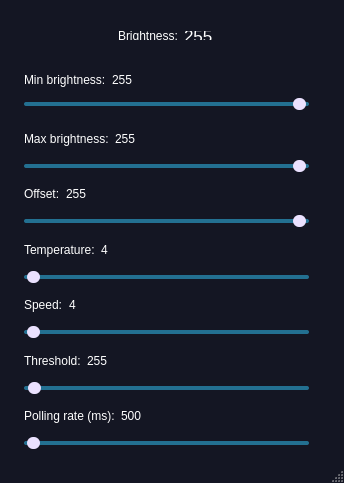
<?xml version="1.0" encoding="UTF-8"?>
<ui version="4.0">
 <class>MainWindow</class>
 <widget class="QMainWindow" name="MainWindow">
  <property name="geometry">
   <rect>
    <x>0</x>
    <y>0</y>
    <width>344</width>
    <height>483</height>
   </rect>
  </property>
  <property name="sizePolicy">
   <sizepolicy hsizetype="Fixed" vsizetype="Fixed">
    <horstretch>0</horstretch>
    <verstretch>0</verstretch>
   </sizepolicy>
  </property>
  <property name="minimumSize">
   <size>
    <width>335</width>
    <height>70</height>
   </size>
  </property>
  <property name="maximumSize">
   <size>
    <width>535</width>
    <height>483</height>
   </size>
  </property>
  <property name="palette">
   <palette>
    <active>
     <colorrole role="WindowText">
      <brush brushstyle="SolidPattern">
       <color alpha="255">
        <red>255</red>
        <green>255</green>
        <blue>255</blue>
       </color>
      </brush>
     </colorrole>
     <colorrole role="Button">
      <brush brushstyle="SolidPattern">
       <color alpha="255">
        <red>20</red>
        <green>22</green>
        <blue>35</blue>
       </color>
      </brush>
     </colorrole>
     <colorrole role="Light">
      <brush brushstyle="SolidPattern">
       <color alpha="255">
        <red>22</red>
        <green>51</green>
        <blue>64</blue>
       </color>
      </brush>
     </colorrole>
     <colorrole role="Midlight">
      <brush brushstyle="SolidPattern">
       <color alpha="255">
        <red>18</red>
        <green>42</green>
        <blue>53</blue>
       </color>
      </brush>
     </colorrole>
     <colorrole role="Dark">
      <brush brushstyle="SolidPattern">
       <color alpha="255">
        <red>7</red>
        <green>17</green>
        <blue>21</blue>
       </color>
      </brush>
     </colorrole>
     <colorrole role="Mid">
      <brush brushstyle="SolidPattern">
       <color alpha="255">
        <red>10</red>
        <green>22</green>
        <blue>28</blue>
       </color>
      </brush>
     </colorrole>
     <colorrole role="Text">
      <brush brushstyle="SolidPattern">
       <color alpha="255">
        <red>255</red>
        <green>255</green>
        <blue>255</blue>
       </color>
      </brush>
     </colorrole>
     <colorrole role="BrightText">
      <brush brushstyle="SolidPattern">
       <color alpha="255">
        <red>255</red>
        <green>255</green>
        <blue>255</blue>
       </color>
      </brush>
     </colorrole>
     <colorrole role="ButtonText">
      <brush brushstyle="SolidPattern">
       <color alpha="255">
        <red>255</red>
        <green>255</green>
        <blue>255</blue>
       </color>
      </brush>
     </colorrole>
     <colorrole role="Base">
      <brush brushstyle="SolidPattern">
       <color alpha="255">
        <red>20</red>
        <green>22</green>
        <blue>35</blue>
       </color>
      </brush>
     </colorrole>
     <colorrole role="Window">
      <brush brushstyle="SolidPattern">
       <color alpha="255">
        <red>20</red>
        <green>22</green>
        <blue>35</blue>
       </color>
      </brush>
     </colorrole>
     <colorrole role="Shadow">
      <brush brushstyle="SolidPattern">
       <color alpha="255">
        <red>0</red>
        <green>0</green>
        <blue>0</blue>
       </color>
      </brush>
     </colorrole>
     <colorrole role="AlternateBase">
      <brush brushstyle="SolidPattern">
       <color alpha="255">
        <red>7</red>
        <green>17</green>
        <blue>21</blue>
       </color>
      </brush>
     </colorrole>
     <colorrole role="ToolTipBase">
      <brush brushstyle="SolidPattern">
       <color alpha="255">
        <red>255</red>
        <green>255</green>
        <blue>220</blue>
       </color>
      </brush>
     </colorrole>
     <colorrole role="ToolTipText">
      <brush brushstyle="SolidPattern">
       <color alpha="255">
        <red>0</red>
        <green>0</green>
        <blue>0</blue>
       </color>
      </brush>
     </colorrole>
     <colorrole role="PlaceholderText">
      <brush brushstyle="SolidPattern">
       <color alpha="128">
        <red>255</red>
        <green>255</green>
        <blue>255</blue>
       </color>
      </brush>
     </colorrole>
    </active>
    <inactive>
     <colorrole role="WindowText">
      <brush brushstyle="SolidPattern">
       <color alpha="255">
        <red>255</red>
        <green>255</green>
        <blue>255</blue>
       </color>
      </brush>
     </colorrole>
     <colorrole role="Button">
      <brush brushstyle="SolidPattern">
       <color alpha="255">
        <red>20</red>
        <green>22</green>
        <blue>35</blue>
       </color>
      </brush>
     </colorrole>
     <colorrole role="Light">
      <brush brushstyle="SolidPattern">
       <color alpha="255">
        <red>22</red>
        <green>51</green>
        <blue>64</blue>
       </color>
      </brush>
     </colorrole>
     <colorrole role="Midlight">
      <brush brushstyle="SolidPattern">
       <color alpha="255">
        <red>18</red>
        <green>42</green>
        <blue>53</blue>
       </color>
      </brush>
     </colorrole>
     <colorrole role="Dark">
      <brush brushstyle="SolidPattern">
       <color alpha="255">
        <red>7</red>
        <green>17</green>
        <blue>21</blue>
       </color>
      </brush>
     </colorrole>
     <colorrole role="Mid">
      <brush brushstyle="SolidPattern">
       <color alpha="255">
        <red>10</red>
        <green>22</green>
        <blue>28</blue>
       </color>
      </brush>
     </colorrole>
     <colorrole role="Text">
      <brush brushstyle="SolidPattern">
       <color alpha="255">
        <red>255</red>
        <green>255</green>
        <blue>255</blue>
       </color>
      </brush>
     </colorrole>
     <colorrole role="BrightText">
      <brush brushstyle="SolidPattern">
       <color alpha="255">
        <red>255</red>
        <green>255</green>
        <blue>255</blue>
       </color>
      </brush>
     </colorrole>
     <colorrole role="ButtonText">
      <brush brushstyle="SolidPattern">
       <color alpha="255">
        <red>255</red>
        <green>255</green>
        <blue>255</blue>
       </color>
      </brush>
     </colorrole>
     <colorrole role="Base">
      <brush brushstyle="SolidPattern">
       <color alpha="255">
        <red>20</red>
        <green>22</green>
        <blue>35</blue>
       </color>
      </brush>
     </colorrole>
     <colorrole role="Window">
      <brush brushstyle="SolidPattern">
       <color alpha="255">
        <red>20</red>
        <green>22</green>
        <blue>35</blue>
       </color>
      </brush>
     </colorrole>
     <colorrole role="Shadow">
      <brush brushstyle="SolidPattern">
       <color alpha="255">
        <red>0</red>
        <green>0</green>
        <blue>0</blue>
       </color>
      </brush>
     </colorrole>
     <colorrole role="AlternateBase">
      <brush brushstyle="SolidPattern">
       <color alpha="255">
        <red>7</red>
        <green>17</green>
        <blue>21</blue>
       </color>
      </brush>
     </colorrole>
     <colorrole role="ToolTipBase">
      <brush brushstyle="SolidPattern">
       <color alpha="255">
        <red>255</red>
        <green>255</green>
        <blue>220</blue>
       </color>
      </brush>
     </colorrole>
     <colorrole role="ToolTipText">
      <brush brushstyle="SolidPattern">
       <color alpha="255">
        <red>0</red>
        <green>0</green>
        <blue>0</blue>
       </color>
      </brush>
     </colorrole>
     <colorrole role="PlaceholderText">
      <brush brushstyle="SolidPattern">
       <color alpha="128">
        <red>255</red>
        <green>255</green>
        <blue>255</blue>
       </color>
      </brush>
     </colorrole>
    </inactive>
    <disabled>
     <colorrole role="WindowText">
      <brush brushstyle="SolidPattern">
       <color alpha="255">
        <red>7</red>
        <green>17</green>
        <blue>21</blue>
       </color>
      </brush>
     </colorrole>
     <colorrole role="Button">
      <brush brushstyle="SolidPattern">
       <color alpha="255">
        <red>20</red>
        <green>22</green>
        <blue>35</blue>
       </color>
      </brush>
     </colorrole>
     <colorrole role="Light">
      <brush brushstyle="SolidPattern">
       <color alpha="255">
        <red>22</red>
        <green>51</green>
        <blue>64</blue>
       </color>
      </brush>
     </colorrole>
     <colorrole role="Midlight">
      <brush brushstyle="SolidPattern">
       <color alpha="255">
        <red>18</red>
        <green>42</green>
        <blue>53</blue>
       </color>
      </brush>
     </colorrole>
     <colorrole role="Dark">
      <brush brushstyle="SolidPattern">
       <color alpha="255">
        <red>7</red>
        <green>17</green>
        <blue>21</blue>
       </color>
      </brush>
     </colorrole>
     <colorrole role="Mid">
      <brush brushstyle="SolidPattern">
       <color alpha="255">
        <red>10</red>
        <green>22</green>
        <blue>28</blue>
       </color>
      </brush>
     </colorrole>
     <colorrole role="Text">
      <brush brushstyle="SolidPattern">
       <color alpha="255">
        <red>7</red>
        <green>17</green>
        <blue>21</blue>
       </color>
      </brush>
     </colorrole>
     <colorrole role="BrightText">
      <brush brushstyle="SolidPattern">
       <color alpha="255">
        <red>255</red>
        <green>255</green>
        <blue>255</blue>
       </color>
      </brush>
     </colorrole>
     <colorrole role="ButtonText">
      <brush brushstyle="SolidPattern">
       <color alpha="255">
        <red>7</red>
        <green>17</green>
        <blue>21</blue>
       </color>
      </brush>
     </colorrole>
     <colorrole role="Base">
      <brush brushstyle="SolidPattern">
       <color alpha="255">
        <red>20</red>
        <green>22</green>
        <blue>35</blue>
       </color>
      </brush>
     </colorrole>
     <colorrole role="Window">
      <brush brushstyle="SolidPattern">
       <color alpha="255">
        <red>20</red>
        <green>22</green>
        <blue>35</blue>
       </color>
      </brush>
     </colorrole>
     <colorrole role="Shadow">
      <brush brushstyle="SolidPattern">
       <color alpha="255">
        <red>0</red>
        <green>0</green>
        <blue>0</blue>
       </color>
      </brush>
     </colorrole>
     <colorrole role="AlternateBase">
      <brush brushstyle="SolidPattern">
       <color alpha="255">
        <red>15</red>
        <green>34</green>
        <blue>43</blue>
       </color>
      </brush>
     </colorrole>
     <colorrole role="ToolTipBase">
      <brush brushstyle="SolidPattern">
       <color alpha="255">
        <red>255</red>
        <green>255</green>
        <blue>220</blue>
       </color>
      </brush>
     </colorrole>
     <colorrole role="ToolTipText">
      <brush brushstyle="SolidPattern">
       <color alpha="255">
        <red>0</red>
        <green>0</green>
        <blue>0</blue>
       </color>
      </brush>
     </colorrole>
     <colorrole role="PlaceholderText">
      <brush brushstyle="SolidPattern">
       <color alpha="128">
        <red>255</red>
        <green>255</green>
        <blue>255</blue>
       </color>
      </brush>
     </colorrole>
    </disabled>
   </palette>
  </property>
  <property name="font">
   <font>
    <family>Segoe UI</family>
    <weight>50</weight>
    <bold>false</bold>
    <kerning>true</kerning>
   </font>
  </property>
  <property name="mouseTracking">
   <bool>false</bool>
  </property>
  <property name="windowTitle">
   <string>Gammy</string>
  </property>
  <property name="windowIcon">
   <iconset resource="../res.qrc">
    <normaloff>:/res/icons/16x16ball.ico</normaloff>:/res/icons/16x16ball.ico</iconset>
  </property>
  <property name="windowOpacity">
   <double>50.000000000000000</double>
  </property>
  <property name="styleSheet">
   <string notr="true">QWidget
{
	/*background-color:rgb(17, 35, 40);*/
	/*background-color:rgb(20, 22, 35);*/
}
QSlider::groove:horizontal 
{
	background-color: rgb(35, 112, 145);
   	height:4px;
	margin-bottom: 0px;
	border-radius:2px;
}
QSlider::handle:horizontal
{
	background-color: rgb(235, 225, 255);
/*	background-color: QLinearGradient(x1: 0.5, y2: 2.1, stop: 0 white,  stop: 1 rgb(30, 48, 73));*/
/*background-color: rgb(35, 112, 145);*/
    width:  7px;
 	margin: -7px 0px;
    border-radius: 9px;
	border: 6px solid transparent
}
QLabel {
font-family:&quot;Segoe UI&quot;;
font-size: 12px;
color:white;
}
QLabel#statusLabel {
font-size: 17px;
}



</string>
  </property>
  <property name="documentMode">
   <bool>false</bool>
  </property>
  <widget class="QWidget" name="centralWidget">
   <property name="sizePolicy">
    <sizepolicy hsizetype="Fixed" vsizetype="Fixed">
     <horstretch>0</horstretch>
     <verstretch>0</verstretch>
    </sizepolicy>
   </property>
   <property name="mouseTracking">
    <bool>true</bool>
   </property>
   <widget class="QWidget" name="layoutWidget">
    <property name="geometry">
     <rect>
      <x>0</x>
      <y>20</y>
      <width>331</width>
      <height>31</height>
     </rect>
    </property>
    <layout class="QHBoxLayout" name="horizontalLayout">
     <item>
      <spacer name="horizontalSpacer">
       <property name="orientation">
        <enum>Qt::Horizontal</enum>
       </property>
       <property name="sizeHint" stdset="0">
        <size>
         <width>40</width>
         <height>20</height>
        </size>
       </property>
      </spacer>
     </item>
     <item>
      <widget class="QLabel" name="label_8">
       <property name="enabled">
        <bool>true</bool>
       </property>
       <property name="font">
        <font>
         <family>Segoe UI</family>
         <pointsize>-1</pointsize>
        </font>
       </property>
       <property name="mouseTracking">
        <bool>false</bool>
       </property>
       <property name="text">
        <string>Brightness:</string>
       </property>
      </widget>
     </item>
     <item>
      <widget class="QLabel" name="statusLabel">
       <property name="enabled">
        <bool>true</bool>
       </property>
       <property name="font">
        <font>
         <family>Segoe UI</family>
         <pointsize>-1</pointsize>
         <weight>50</weight>
         <bold>false</bold>
        </font>
       </property>
       <property name="text">
        <string>255</string>
       </property>
      </widget>
     </item>
     <item>
      <spacer name="horizontalSpacer_2">
       <property name="orientation">
        <enum>Qt::Horizontal</enum>
       </property>
       <property name="sizeHint" stdset="0">
        <size>
         <width>40</width>
         <height>20</height>
        </size>
       </property>
      </spacer>
     </item>
    </layout>
   </widget>
   <widget class="QWidget" name="layoutWidget">
    <property name="geometry">
     <rect>
      <x>250</x>
      <y>0</y>
      <width>81</width>
      <height>32</height>
     </rect>
    </property>
    <layout class="QHBoxLayout" name="btnLayout">
     <item alignment="Qt::AlignRight|Qt::AlignTop">
      <widget class="QPushButton" name="hideButton">
       <property name="sizePolicy">
        <sizepolicy hsizetype="Minimum" vsizetype="Minimum">
         <horstretch>0</horstretch>
         <verstretch>0</verstretch>
        </sizepolicy>
       </property>
       <property name="text">
        <string/>
       </property>
       <property name="icon">
        <iconset resource="../res.qrc">
         <normaloff>:/res/icons/Minus-24.png</normaloff>:/res/icons/Minus-24.png</iconset>
       </property>
       <property name="iconSize">
        <size>
         <width>24</width>
         <height>24</height>
        </size>
       </property>
       <property name="flat">
        <bool>true</bool>
       </property>
      </widget>
     </item>
     <item>
      <widget class="QPushButton" name="closeButton">
       <property name="sizeIncrement">
        <size>
         <width>0</width>
         <height>0</height>
        </size>
       </property>
       <property name="text">
        <string/>
       </property>
       <property name="icon">
        <iconset resource="../res.qrc">
         <normaloff>:/res/icons/Close-24.png</normaloff>:/res/icons/Close-24.png</iconset>
       </property>
       <property name="iconSize">
        <size>
         <width>24</width>
         <height>24</height>
        </size>
       </property>
       <property name="flat">
        <bool>true</bool>
       </property>
      </widget>
     </item>
    </layout>
   </widget>
   <widget class="QWidget" name="layoutWidget">
    <property name="geometry">
     <rect>
      <x>-4</x>
      <y>58</y>
      <width>341</width>
      <height>404</height>
     </rect>
    </property>
    <layout class="QVBoxLayout" name="verticalLayout_9">
     <property name="leftMargin">
      <number>28</number>
     </property>
     <property name="rightMargin">
      <number>28</number>
     </property>
     <item>
      <layout class="QVBoxLayout" name="verticalLayout_2">
       <item>
        <layout class="QHBoxLayout" name="horizontalLayout_9">
         <item>
          <widget class="QLabel" name="label">
           <property name="font">
            <font>
             <family>Segoe UI</family>
             <pointsize>-1</pointsize>
            </font>
           </property>
           <property name="text">
            <string>Min brightness:</string>
           </property>
          </widget>
         </item>
         <item>
          <widget class="QLabel" name="minBrLabel">
           <property name="font">
            <font>
             <family>Segoe UI</family>
             <pointsize>-1</pointsize>
            </font>
           </property>
           <property name="text">
            <string>255</string>
           </property>
          </widget>
         </item>
         <item>
          <spacer name="horizontalSpacer_3">
           <property name="orientation">
            <enum>Qt::Horizontal</enum>
           </property>
           <property name="sizeHint" stdset="0">
            <size>
             <width>40</width>
             <height>20</height>
            </size>
           </property>
          </spacer>
         </item>
        </layout>
       </item>
       <item alignment="Qt::AlignTop">
        <widget class="QSlider" name="minBrSlider">
         <property name="cursor">
          <cursorShape>ArrowCursor</cursorShape>
         </property>
         <property name="mouseTracking">
          <bool>false</bool>
         </property>
         <property name="styleSheet">
          <string notr="true"/>
         </property>
         <property name="minimum">
          <number>64</number>
         </property>
         <property name="maximum">
          <number>255</number>
         </property>
         <property name="value">
          <number>255</number>
         </property>
         <property name="orientation">
          <enum>Qt::Horizontal</enum>
         </property>
         <property name="invertedAppearance">
          <bool>false</bool>
         </property>
         <property name="invertedControls">
          <bool>false</bool>
         </property>
        </widget>
       </item>
      </layout>
     </item>
     <item>
      <layout class="QVBoxLayout" name="verticalLayout_3">
       <item>
        <layout class="QHBoxLayout" name="horizontalLayout_8">
         <item>
          <widget class="QLabel" name="label_2">
           <property name="font">
            <font>
             <family>Segoe UI</family>
             <pointsize>-1</pointsize>
            </font>
           </property>
           <property name="text">
            <string>Max brightness:</string>
           </property>
          </widget>
         </item>
         <item>
          <widget class="QLabel" name="maxBrLabel">
           <property name="font">
            <font>
             <family>Segoe UI</family>
             <pointsize>-1</pointsize>
            </font>
           </property>
           <property name="text">
            <string>255</string>
           </property>
          </widget>
         </item>
         <item>
          <spacer name="horizontalSpacer_4">
           <property name="orientation">
            <enum>Qt::Horizontal</enum>
           </property>
           <property name="sizeHint" stdset="0">
            <size>
             <width>40</width>
             <height>20</height>
            </size>
           </property>
          </spacer>
         </item>
        </layout>
       </item>
       <item>
        <widget class="QSlider" name="maxBrSlider">
         <property name="minimum">
          <number>64</number>
         </property>
         <property name="maximum">
          <number>255</number>
         </property>
         <property name="value">
          <number>255</number>
         </property>
         <property name="orientation">
          <enum>Qt::Horizontal</enum>
         </property>
        </widget>
       </item>
      </layout>
     </item>
     <item>
      <layout class="QVBoxLayout" name="verticalLayout_4">
       <item>
        <layout class="QHBoxLayout" name="horizontalLayout_7">
         <item>
          <widget class="QLabel" name="label_3">
           <property name="font">
            <font>
             <family>Segoe UI</family>
             <pointsize>-1</pointsize>
            </font>
           </property>
           <property name="text">
            <string>Offset:</string>
           </property>
          </widget>
         </item>
         <item>
          <widget class="QLabel" name="offsetLabel">
           <property name="font">
            <font>
             <family>Segoe UI</family>
             <pointsize>-1</pointsize>
            </font>
           </property>
           <property name="text">
            <string>255</string>
           </property>
          </widget>
         </item>
         <item>
          <spacer name="horizontalSpacer_5">
           <property name="orientation">
            <enum>Qt::Horizontal</enum>
           </property>
           <property name="sizeHint" stdset="0">
            <size>
             <width>40</width>
             <height>20</height>
            </size>
           </property>
          </spacer>
         </item>
        </layout>
       </item>
       <item>
        <widget class="QSlider" name="offsetSlider">
         <property name="maximum">
          <number>255</number>
         </property>
         <property name="value">
          <number>255</number>
         </property>
         <property name="orientation">
          <enum>Qt::Horizontal</enum>
         </property>
        </widget>
       </item>
      </layout>
     </item>
     <item>
      <layout class="QVBoxLayout" name="verticalLayout_5">
       <item>
        <layout class="QHBoxLayout" name="horizontalLayout_6">
         <item>
          <layout class="QHBoxLayout" name="horizontalLayout_5">
           <item>
            <widget class="QLabel" name="label_5">
             <property name="font">
              <font>
               <family>Segoe UI</family>
               <pointsize>-1</pointsize>
              </font>
             </property>
             <property name="text">
              <string>Temperature:</string>
             </property>
            </widget>
           </item>
           <item>
            <widget class="QLabel" name="tempLabel">
             <property name="font">
              <font>
               <family>Segoe UI</family>
               <pointsize>-1</pointsize>
              </font>
             </property>
             <property name="text">
              <string>4</string>
             </property>
            </widget>
           </item>
          </layout>
         </item>
         <item>
          <spacer name="horizontalSpacer_6">
           <property name="orientation">
            <enum>Qt::Horizontal</enum>
           </property>
           <property name="sizeHint" stdset="0">
            <size>
             <width>40</width>
             <height>20</height>
            </size>
           </property>
          </spacer>
         </item>
        </layout>
       </item>
       <item>
        <widget class="QSlider" name="tempSlider">
         <property name="minimum">
          <number>1</number>
         </property>
         <property name="maximum">
          <number>100</number>
         </property>
         <property name="orientation">
          <enum>Qt::Horizontal</enum>
         </property>
        </widget>
       </item>
      </layout>
     </item>
     <item>
      <layout class="QVBoxLayout" name="verticalLayout_6">
       <item>
        <layout class="QVBoxLayout" name="verticalLayout">
         <item>
          <layout class="QHBoxLayout" name="horizontalLayout_10">
           <item>
            <widget class="QLabel" name="label_4">
             <property name="font">
              <font>
               <family>Segoe UI</family>
               <pointsize>-1</pointsize>
              </font>
             </property>
             <property name="text">
              <string>Speed:</string>
             </property>
            </widget>
           </item>
           <item>
            <widget class="QLabel" name="speedLabel">
             <property name="font">
              <font>
               <family>Segoe UI</family>
               <pointsize>-1</pointsize>
              </font>
             </property>
             <property name="text">
              <string>4</string>
             </property>
            </widget>
           </item>
           <item>
            <spacer name="horizontalSpacer_7">
             <property name="orientation">
              <enum>Qt::Horizontal</enum>
             </property>
             <property name="sizeHint" stdset="0">
              <size>
               <width>40</width>
               <height>20</height>
              </size>
             </property>
            </spacer>
           </item>
          </layout>
         </item>
        </layout>
       </item>
       <item>
        <widget class="QSlider" name="speedSlider">
         <property name="minimum">
          <number>1</number>
         </property>
         <property name="maximum">
          <number>4</number>
         </property>
         <property name="orientation">
          <enum>Qt::Horizontal</enum>
         </property>
        </widget>
       </item>
      </layout>
     </item>
     <item>
      <layout class="QVBoxLayout" name="verticalLayout_7">
       <item>
        <layout class="QHBoxLayout" name="horizontalLayout_4">
         <item>
          <widget class="QLabel" name="label_6">
           <property name="font">
            <font>
             <family>Segoe UI</family>
             <pointsize>-1</pointsize>
            </font>
           </property>
           <property name="text">
            <string>Threshold:</string>
           </property>
          </widget>
         </item>
         <item>
          <widget class="QLabel" name="thresholdLabel">
           <property name="font">
            <font>
             <family>Segoe UI</family>
             <pointsize>-1</pointsize>
            </font>
           </property>
           <property name="text">
            <string>255</string>
           </property>
          </widget>
         </item>
         <item>
          <spacer name="horizontalSpacer_8">
           <property name="orientation">
            <enum>Qt::Horizontal</enum>
           </property>
           <property name="sizeHint" stdset="0">
            <size>
             <width>40</width>
             <height>20</height>
            </size>
           </property>
          </spacer>
         </item>
        </layout>
       </item>
       <item>
        <widget class="QSlider" name="thresholdSlider">
         <property name="maximum">
          <number>255</number>
         </property>
         <property name="value">
          <number>1</number>
         </property>
         <property name="orientation">
          <enum>Qt::Horizontal</enum>
         </property>
        </widget>
       </item>
      </layout>
     </item>
     <item>
      <layout class="QVBoxLayout" name="verticalLayout_8">
       <item>
        <layout class="QHBoxLayout" name="horizontalLayout_3">
         <item>
          <widget class="QLabel" name="label_7">
           <property name="font">
            <font>
             <family>Segoe UI</family>
             <pointsize>-1</pointsize>
            </font>
           </property>
           <property name="text">
            <string>Polling rate (ms):</string>
           </property>
          </widget>
         </item>
         <item>
          <widget class="QLabel" name="pollingLabel">
           <property name="font">
            <font>
             <family>Segoe UI</family>
             <pointsize>-1</pointsize>
            </font>
           </property>
           <property name="text">
            <string>500</string>
           </property>
          </widget>
         </item>
         <item>
          <spacer name="horizontalSpacer_9">
           <property name="orientation">
            <enum>Qt::Horizontal</enum>
           </property>
           <property name="sizeHint" stdset="0">
            <size>
             <width>40</width>
             <height>20</height>
            </size>
           </property>
          </spacer>
         </item>
        </layout>
       </item>
       <item>
        <widget class="QSlider" name="pollingSlider">
         <property name="toolTipDuration">
          <number>-2</number>
         </property>
         <property name="minimum">
          <number>10</number>
         </property>
         <property name="maximum">
          <number>500</number>
         </property>
         <property name="singleStep">
          <number>1</number>
         </property>
         <property name="value">
          <number>10</number>
         </property>
         <property name="orientation">
          <enum>Qt::Horizontal</enum>
         </property>
         <property name="tickInterval">
          <number>10</number>
         </property>
        </widget>
       </item>
      </layout>
     </item>
    </layout>
   </widget>
  </widget>
  <widget class="QStatusBar" name="statusBar"/>
 </widget>
 <layoutdefault spacing="6" margin="11"/>
 <resources>
  <include location="../res.qrc"/>
 </resources>
 <connections>
  <connection>
   <sender>minBrSlider</sender>
   <signal>valueChanged(int)</signal>
   <receiver>minBrLabel</receiver>
   <slot>setNum(int)</slot>
   <hints>
    <hint type="sourcelabel">
     <x>307</x>
     <y>94</y>
    </hint>
    <hint type="destinationlabel">
     <x>131</x>
     <y>66</y>
    </hint>
   </hints>
  </connection>
  <connection>
   <sender>tempSlider</sender>
   <signal>valueChanged(int)</signal>
   <receiver>tempLabel</receiver>
   <slot>setNum(int)</slot>
   <hints>
    <hint type="sourcelabel">
     <x>307</x>
     <y>284</y>
    </hint>
    <hint type="destinationlabel">
     <x>109</x>
     <y>256</y>
    </hint>
   </hints>
  </connection>
  <connection>
   <sender>speedSlider</sender>
   <signal>valueChanged(int)</signal>
   <receiver>speedLabel</receiver>
   <slot>setNum(int)</slot>
   <hints>
    <hint type="sourcelabel">
     <x>307</x>
     <y>342</y>
    </hint>
    <hint type="destinationlabel">
     <x>72</x>
     <y>315</y>
    </hint>
   </hints>
  </connection>
  <connection>
   <sender>pollingSlider</sender>
   <signal>valueChanged(int)</signal>
   <receiver>pollingLabel</receiver>
   <slot>setNum(int)</slot>
   <hints>
    <hint type="sourcelabel">
     <x>307</x>
     <y>459</y>
    </hint>
    <hint type="destinationlabel">
     <x>139</x>
     <y>431</y>
    </hint>
   </hints>
  </connection>
  <connection>
   <sender>thresholdSlider</sender>
   <signal>valueChanged(int)</signal>
   <receiver>thresholdLabel</receiver>
   <slot>setNum(int)</slot>
   <hints>
    <hint type="sourcelabel">
     <x>307</x>
     <y>401</y>
    </hint>
    <hint type="destinationlabel">
     <x>105</x>
     <y>373</y>
    </hint>
   </hints>
  </connection>
  <connection>
   <sender>tempSlider</sender>
   <signal>valueChanged(int)</signal>
   <receiver>tempLabel</receiver>
   <slot>setNum(int)</slot>
   <hints>
    <hint type="sourcelabel">
     <x>307</x>
     <y>284</y>
    </hint>
    <hint type="destinationlabel">
     <x>109</x>
     <y>256</y>
    </hint>
   </hints>
  </connection>
  <connection>
   <sender>maxBrSlider</sender>
   <signal>valueChanged(int)</signal>
   <receiver>maxBrLabel</receiver>
   <slot>setNum(int)</slot>
   <hints>
    <hint type="sourcelabel">
     <x>307</x>
     <y>168</y>
    </hint>
    <hint type="destinationlabel">
     <x>132</x>
     <y>141</y>
    </hint>
   </hints>
  </connection>
  <connection>
   <sender>offsetSlider</sender>
   <signal>valueChanged(int)</signal>
   <receiver>offsetLabel</receiver>
   <slot>setNum(int)</slot>
   <hints>
    <hint type="sourcelabel">
     <x>307</x>
     <y>226</y>
    </hint>
    <hint type="destinationlabel">
     <x>84</x>
     <y>199</y>
    </hint>
   </hints>
  </connection>
 </connections>
</ui>
